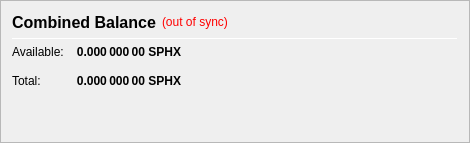
                   <widget class="QFrame" name="frame_CombinedBalances">
                    <property name="minimumSize">
                     <size>
                      <width>470</width>
                      <height>0</height>
                     </size>
                    </property>
                    <property name="frameShape">
                     <enum>QFrame::StyledPanel</enum>
                    </property>
                    <property name="frameShadow">
                     <enum>QFrame::Raised</enum>
                    </property>
                    <layout class="QVBoxLayout" name="verticalLayout_5">
                     <item>
                      <layout class="QHBoxLayout" name="horizontalLayout_5" stretch="0">
                       <item>
                        <widget class="QLabel" name="label_5z">
                         <property name="minimumSize">
                          <size>
                           <width>0</width>
                           <height>20</height>
                          </size>
                         </property>
                         <property name="font">
                          <font>
                           <pointsize>12</pointsize>
                           <weight>75</weight>
                           <bold>true</bold>
                          </font>
                         </property>
                         <property name="toolTip">
                          <string>Combined Balance (including unconfirmed and immature coins)</string>
                         </property>
                         <property name="text">
                          <string>Combined Balance</string>
                         </property>
                        </widget>
                       </item>
                       <item>
                        <widget class="QLabel" name="labelWalletStatus">
                         <property name="cursor">
                          <cursorShape>WhatsThisCursor</cursorShape>
                         </property>
                         <property name="toolTip">
                          <string>The displayed information may be out of date. Your wallet automatically synchronizes with the Sphinx network after a connection is established, but this process has not completed yet.</string>
                         </property>
                         <property name="styleSheet">
                          <string notr="true">QLabel { color: red; }</string>
                         </property>
                         <property name="text">
                          <string notr="true">(out of sync)</string>
                         </property>
                         <property name="alignment">
                          <set>Qt::AlignLeading|Qt::AlignLeft|Qt::AlignVCenter</set>
                         </property>
                        </widget>
                       </item>
                       <item>
                        <spacer name="horizontalSpacer_1">
                         <property name="orientation">
                          <enum>Qt::Horizontal</enum>
                         </property>
                         <property name="sizeHint" stdset="0">
                          <size>
                           <width>40</width>
                           <height>20</height>
                          </size>
                         </property>
                        </spacer>
                       </item>
                      </layout>
                     </item>
                     <item>
                      <widget class="Line" name="line_CombinedBalance">
                       <property name="minimumSize">
                        <size>
                         <width>0</width>
                         <height>1</height>
                        </size>
                       </property>
                       <property name="maximumSize">
                        <size>
                         <width>16777215</width>
                         <height>1</height>
                        </size>
                       </property>
                       <property name="orientation">
                        <enum>Qt::Horizontal</enum>
                       </property>
                      </widget>
                     </item>
                     <item>
                      <layout class="QGridLayout" name="gridLayout_3">
                       <property name="spacing">
                        <number>12</number>
                       </property>
                       <item row="1" column="0">
                        <widget class="QLabel" name="labelBalanceTextz">
                         <property name="text">
                          <string>Available:</string>
                         </property>
                        </widget>
                       </item>
                       <item row="1" column="1">
                        <widget class="QLabel" name="labelBalancez">
                         <property name="font">
                          <font>
                           <weight>75</weight>
                           <bold>true</bold>
                          </font>
                         </property>
                         <property name="cursor">
                          <cursorShape>IBeamCursor</cursorShape>
                         </property>
                         <property name="toolTip">
                          <string>Your current spendable balance</string>
                         </property>
                         <property name="text">
                          <string notr="true">0.000 000 00 SPHX</string>
                         </property>
                         <property name="alignment">
                          <set>Qt::AlignRight|Qt::AlignTrailing|Qt::AlignVCenter</set>
                         </property>
                         <property name="textInteractionFlags">
                          <set>Qt::LinksAccessibleByMouse|Qt::TextSelectableByKeyboard|Qt::TextSelectableByMouse</set>
                         </property>
                        </widget>
                       </item>
                       <item row="2" column="0">
                        <widget class="QLabel" name="labelTotalTextz">
                         <property name="text">
                          <string>Total:</string>
                         </property>
                        </widget>
                       </item>
                       <item row="2" column="1">
                        <widget class="QLabel" name="labelTotalz">
                         <property name="font">
                          <font>
                           <weight>75</weight>
                           <bold>true</bold>
                          </font>
                         </property>
                         <property name="cursor">
                          <cursorShape>IBeamCursor</cursorShape>
                         </property>
                         <property name="toolTip">
                          <string>Total Balance, including all unavailable coins.</string>
                         </property>
                         <property name="text">
                          <string notr="true">0.000 000 00 SPHX</string>
                         </property>
                         <property name="alignment">
                          <set>Qt::AlignRight|Qt::AlignTrailing|Qt::AlignVCenter</set>
                         </property>
                         <property name="textInteractionFlags">
                          <set>Qt::LinksAccessibleByMouse|Qt::TextSelectableByKeyboard|Qt::TextSelectableByMouse</set>
                         </property>
                        </widget>
                       </item>
                       <item row="2" column="3">
                        <spacer name="horizontalSpacer_2">
                         <property name="orientation">
                          <enum>Qt::Horizontal</enum>
                         </property>
                         <property name="sizeHint" stdset="0">
                          <size>
                           <width>40</width>
                           <height>20</height>
                          </size>
                         </property>
                        </spacer>
                       </item>
                      </layout>
                     </item>
                     <item>
                      <spacer name="verticalSpacer_1">
                       <property name="orientation">
                        <enum>Qt::Vertical</enum>
                       </property>
                       <property name="sizeHint" stdset="0">
                        <size>
                         <width>20</width>
                         <height>40</height>
                        </size>
                       </property>
                      </spacer>
                     </item>
                    </layout>
                   </widget>
